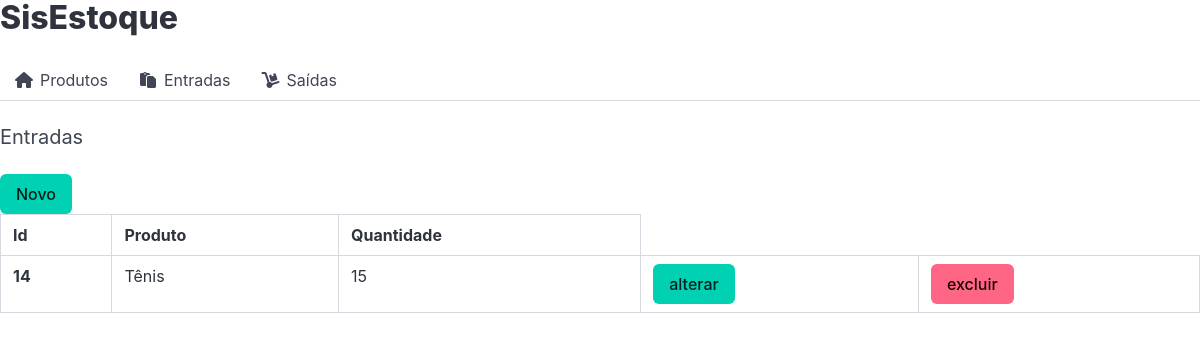
/entrada/list_entrada, run on an earlier commit of the app's database.
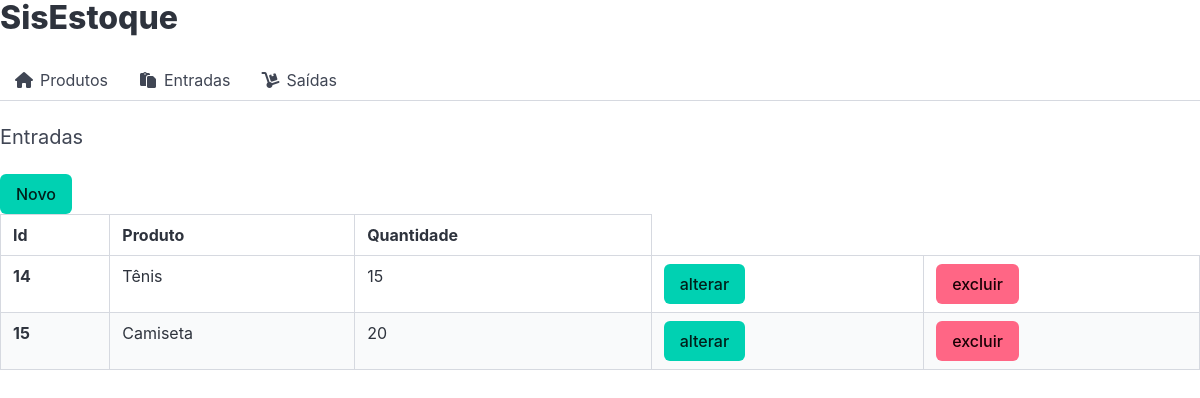
And on a later commit of the database.
### entrada/models.py (models this page shows)
class Entradas(models.Model):
    produto = models.ForeignKey(Produtos, on_delete=models.CASCADE, verbose_name= 'Produto')
    preco = models.FloatField('Preco', default=0)
    quantidade = models.IntegerField('Quantidade', default=0)
    criado = models.DateTimeField('Criado em', auto_now_add=True)
    modificado = models.DateTimeField('Modificado em', auto_now=True)

### produto/models.py (models this page shows, shortened)
class Produtos(models.Model):
    produto = models.CharField('Produto', max_length=200)
    cor = models.ForeignKey(Cores, on_delete=models.PROTECT, verbose_name='Cor')
    descricao = models.TextField('Descriçao', blank=True)
    quantidade = models.IntegerField('Quantidade', default=0)
    preco = models.DecimalField('Preço', decimal_places=2, max_digits=8, default=0)
    criado = models.DateTimeField('Criado em', auto_now_add=True)
    modificado = models.DateField('Modificado em', auto_now=True)
    def __str__(self):
        return self.produto
    class Meta:
        verbose_name = 'Produto'
        verbose_name_plural = 'Produtos'
        ordering = ['-produto']

### entrada/views.py (the view)
# urls.py: path('list_entrada', list_entrada, name='list_entrada'),
def list_entrada(request):
    entradas = Entradas.objects.all()
    template_name = 'list_entrada.html'
    context = {
        'entradas': entradas
    }
    return render(request, template_name, context)

### entrada/templates/list_entrada.html
{% extends 'base.html' %}{% block product %}
<h2 class="subtitle">Entradas</h2>
<a class="button is-primary" href="{% url 'entrada:new_entrada' %}">Novo</a>
<table class="table is-striped is-hoverable is-fullwidth is-bordered ">
  <thead>
    <tr>
      <th>Id</th>
      <th>Produto</th>
      <th>Quantidade</th>
    </tr>
  </thead>
  <tbody>{% for entrada in entradas %}<tr>
      <th>{{ entrada.id }}</th>
      <td>{{ entrada.produto }}</td>
      <td>{{ entrada.quantidade }}</td>
      <td><a class="button is-primary" href="{% url 'entrada:update_entrada' entrada.id %}">alterar</a></td>
      <td><a class="button is-danger" href="{% url 'entrada:delete_entrada' entrada.id %}">excluir</a></td>
    </tr>{% endfor %} </tbody>
</table>
{% endblock %}

What changed in the data, as far as the page shows it:
added Entradas: id "15", produto "Camiseta", quantidade "20"
